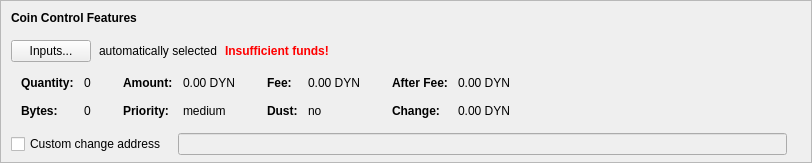
    <widget class="QFrame" name="frameCoinControl">
     <property name="sizePolicy">
      <sizepolicy hsizetype="Expanding" vsizetype="Expanding">
       <horstretch>0</horstretch>
       <verstretch>0</verstretch>
      </sizepolicy>
     </property>
     <property name="maximumSize">
      <size>
       <width>16777215</width>
       <height>16777215</height>
      </size>
     </property>
     <property name="frameShape">
      <enum>QFrame::StyledPanel</enum>
     </property>
     <property name="frameShadow">
      <enum>QFrame::Sunken</enum>
     </property>
     <layout class="QVBoxLayout" name="verticalLayoutCoinControl2">
      <property name="spacing">
       <number>0</number>
      </property>
      <property name="leftMargin">
       <number>0</number>
      </property>
      <property name="topMargin">
       <number>0</number>
      </property>
      <property name="rightMargin">
       <number>0</number>
      </property>
      <property name="bottomMargin">
       <number>6</number>
      </property>
      <item>
       <layout class="QVBoxLayout" name="verticalLayoutCoinControl" stretch="0,0,0,0,1">
        <property name="spacing">
         <number>0</number>
        </property>
        <property name="leftMargin">
         <number>10</number>
        </property>
        <property name="topMargin">
         <number>10</number>
        </property>
        <item>
         <layout class="QHBoxLayout" name="horizontalLayoutCoinControl1">
          <property name="bottomMargin">
           <number>15</number>
          </property>
          <item>
           <widget class="QLabel" name="labelCoinControlFeatures">
            <property name="sizePolicy">
             <sizepolicy hsizetype="Preferred" vsizetype="Maximum">
              <horstretch>0</horstretch>
              <verstretch>0</verstretch>
             </sizepolicy>
            </property>
            <property name="font">
             <font>
              <weight>75</weight>
              <bold>true</bold>
             </font>
            </property>
            <property name="styleSheet">
             <string notr="true">font-weight:bold;</string>
            </property>
            <property name="text">
             <string>Coin Control Features</string>
            </property>
           </widget>
          </item>
         </layout>
        </item>
        <item>
         <layout class="QHBoxLayout" name="horizontalLayoutCoinControl2" stretch="0,0,0,0">
          <property name="spacing">
           <number>8</number>
          </property>
          <property name="bottomMargin">
           <number>10</number>
          </property>
          <item>
           <widget class="QPushButton" name="pushButtonCoinControl">
            <property name="styleSheet">
             <string notr="true"/>
            </property>
            <property name="text">
             <string>Inputs...</string>
            </property>
            <property name="autoDefault">
             <bool>false</bool>
            </property>
           </widget>
          </item>
          <item>
           <widget class="QLabel" name="labelCoinControlAutomaticallySelected">
            <property name="text">
             <string>automatically selected</string>
            </property>
            <property name="margin">
             <number>5</number>
            </property>
           </widget>
          </item>
          <item>
           <widget class="QLabel" name="labelCoinControlInsuffFunds">
            <property name="font">
             <font>
              <weight>75</weight>
              <bold>true</bold>
             </font>
            </property>
            <property name="styleSheet">
             <string notr="true">color:red;font-weight:bold;</string>
            </property>
            <property name="text">
             <string>Insufficient funds!</string>
            </property>
            <property name="margin">
             <number>5</number>
            </property>
           </widget>
          </item>
          <item>
           <spacer name="horizontalSpacerCoinControl">
            <property name="orientation">
             <enum>Qt::Horizontal</enum>
            </property>
            <property name="sizeHint" stdset="0">
             <size>
              <width>40</width>
              <height>1</height>
             </size>
            </property>
           </spacer>
          </item>
         </layout>
        </item>
        <item>
         <widget class="QWidget" name="widgetCoinControl" native="true">
          <property name="sizePolicy">
           <sizepolicy hsizetype="Preferred" vsizetype="Preferred">
            <horstretch>0</horstretch>
            <verstretch>0</verstretch>
           </sizepolicy>
          </property>
          <property name="minimumSize">
           <size>
            <width>0</width>
            <height>0</height>
           </size>
          </property>
          <property name="styleSheet">
           <string notr="true"/>
          </property>
          <layout class="QHBoxLayout" name="horizontalLayoutCoinControl5">
           <property name="leftMargin">
            <number>0</number>
           </property>
           <property name="topMargin">
            <number>0</number>
           </property>
           <property name="rightMargin">
            <number>0</number>
           </property>
           <property name="bottomMargin">
            <number>0</number>
           </property>
           <item>
            <layout class="QHBoxLayout" name="horizontalLayoutCoinControl3" stretch="0,0,0,1">
             <property name="spacing">
              <number>20</number>
             </property>
             <property name="topMargin">
              <number>0</number>
             </property>
             <property name="bottomMargin">
              <number>10</number>
             </property>
             <item>
              <layout class="QFormLayout" name="formLayoutCoinControl1">
               <property name="horizontalSpacing">
                <number>10</number>
               </property>
               <property name="verticalSpacing">
                <number>14</number>
               </property>
               <property name="leftMargin">
                <number>10</number>
               </property>
               <property name="topMargin">
                <number>4</number>
               </property>
               <property name="rightMargin">
                <number>6</number>
               </property>
               <item row="0" column="0">
                <widget class="QLabel" name="labelCoinControlQuantityText">
                 <property name="font">
                  <font>
                   <weight>75</weight>
                   <bold>true</bold>
                  </font>
                 </property>
                 <property name="text">
                  <string>Quantity:</string>
                 </property>
                 <property name="margin">
                  <number>0</number>
                 </property>
                </widget>
               </item>
               <item row="0" column="1">
                <widget class="QLabel" name="labelCoinControlQuantity">
                 <property name="cursor">
                  <cursorShape>IBeamCursor</cursorShape>
                 </property>
                 <property name="contextMenuPolicy">
                  <enum>Qt::ActionsContextMenu</enum>
                 </property>
                 <property name="text">
                  <string notr="true">0</string>
                 </property>
                 <property name="margin">
                  <number>0</number>
                 </property>
                 <property name="textInteractionFlags">
                  <set>Qt::LinksAccessibleByMouse|Qt::TextSelectableByKeyboard|Qt::TextSelectableByMouse</set>
                 </property>
                </widget>
               </item>
               <item row="1" column="0">
                <widget class="QLabel" name="labelCoinControlBytesText">
                 <property name="font">
                  <font>
                   <weight>75</weight>
                   <bold>true</bold>
                  </font>
                 </property>
                 <property name="text">
                  <string>Bytes:</string>
                 </property>
                </widget>
               </item>
               <item row="1" column="1">
                <widget class="QLabel" name="labelCoinControlBytes">
                 <property name="cursor">
                  <cursorShape>IBeamCursor</cursorShape>
                 </property>
                 <property name="contextMenuPolicy">
                  <enum>Qt::ActionsContextMenu</enum>
                 </property>
                 <property name="text">
                  <string notr="true">0</string>
                 </property>
                 <property name="textInteractionFlags">
                  <set>Qt::LinksAccessibleByMouse|Qt::TextSelectableByKeyboard|Qt::TextSelectableByMouse</set>
                 </property>
                </widget>
               </item>
              </layout>
             </item>
             <item>
              <layout class="QFormLayout" name="formLayoutCoinControl2">
               <property name="horizontalSpacing">
                <number>10</number>
               </property>
               <property name="verticalSpacing">
                <number>14</number>
               </property>
               <property name="leftMargin">
                <number>6</number>
               </property>
               <property name="topMargin">
                <number>4</number>
               </property>
               <property name="rightMargin">
                <number>6</number>
               </property>
               <item row="0" column="0">
                <widget class="QLabel" name="labelCoinControlAmountText">
                 <property name="font">
                  <font>
                   <weight>75</weight>
                   <bold>true</bold>
                  </font>
                 </property>
                 <property name="text">
                  <string>Amount:</string>
                 </property>
                 <property name="margin">
                  <number>0</number>
                 </property>
                </widget>
               </item>
               <item row="0" column="1">
                <widget class="QLabel" name="labelCoinControlAmount">
                 <property name="cursor">
                  <cursorShape>IBeamCursor</cursorShape>
                 </property>
                 <property name="contextMenuPolicy">
                  <enum>Qt::ActionsContextMenu</enum>
                 </property>
                 <property name="text">
                  <string notr="true">0.00 DYN</string>
                 </property>
                 <property name="textInteractionFlags">
                  <set>Qt::LinksAccessibleByMouse|Qt::TextSelectableByKeyboard|Qt::TextSelectableByMouse</set>
                 </property>
                </widget>
               </item>
               <item row="1" column="0">
                <widget class="QLabel" name="labelCoinControlPriorityText">
                 <property name="font">
                  <font>
                   <weight>75</weight>
                   <bold>true</bold>
                  </font>
                 </property>
                 <property name="text">
                  <string>Priority:</string>
                 </property>
                </widget>
               </item>
               <item row="1" column="1">
                <widget class="QLabel" name="labelCoinControlPriority">
                 <property name="cursor">
                  <cursorShape>IBeamCursor</cursorShape>
                 </property>
                 <property name="contextMenuPolicy">
                  <enum>Qt::ActionsContextMenu</enum>
                 </property>
                 <property name="text">
                  <string>medium</string>
                 </property>
                 <property name="textInteractionFlags">
                  <set>Qt::LinksAccessibleByMouse|Qt::TextSelectableByKeyboard|Qt::TextSelectableByMouse</set>
                 </property>
                </widget>
               </item>
              </layout>
             </item>
             <item>
              <layout class="QFormLayout" name="formLayoutCoinControl3">
               <property name="horizontalSpacing">
                <number>10</number>
               </property>
               <property name="verticalSpacing">
                <number>14</number>
               </property>
               <property name="leftMargin">
                <number>6</number>
               </property>
               <property name="topMargin">
                <number>4</number>
               </property>
               <property name="rightMargin">
                <number>6</number>
               </property>
               <item row="0" column="0">
                <widget class="QLabel" name="labelCoinControlFeeText">
                 <property name="font">
                  <font>
                   <weight>75</weight>
                   <bold>true</bold>
                  </font>
                 </property>
                 <property name="text">
                  <string>Fee:</string>
                 </property>
                 <property name="margin">
                  <number>0</number>
                 </property>
                </widget>
               </item>
               <item row="0" column="1">
                <widget class="QLabel" name="labelCoinControlFee">
                 <property name="cursor">
                  <cursorShape>IBeamCursor</cursorShape>
                 </property>
                 <property name="contextMenuPolicy">
                  <enum>Qt::ActionsContextMenu</enum>
                 </property>
                 <property name="text">
                  <string notr="true">0.00 DYN</string>
                 </property>
                 <property name="textInteractionFlags">
                  <set>Qt::LinksAccessibleByMouse|Qt::TextSelectableByKeyboard|Qt::TextSelectableByMouse</set>
                 </property>
                </widget>
               </item>
               <item row="1" column="0">
                <widget class="QLabel" name="labelCoinControlLowOutputText">
                 <property name="font">
                  <font>
                   <weight>75</weight>
                   <bold>true</bold>
                  </font>
                 </property>
                 <property name="text">
                  <string>Dust:</string>
                 </property>
                </widget>
               </item>
               <item row="1" column="1">
                <widget class="QLabel" name="labelCoinControlLowOutput">
                 <property name="cursor">
                  <cursorShape>IBeamCursor</cursorShape>
                 </property>
                 <property name="contextMenuPolicy">
                  <enum>Qt::ActionsContextMenu</enum>
                 </property>
                 <property name="text">
                  <string>no</string>
                 </property>
                 <property name="textInteractionFlags">
                  <set>Qt::LinksAccessibleByMouse|Qt::TextSelectableByKeyboard|Qt::TextSelectableByMouse</set>
                 </property>
                </widget>
               </item>
              </layout>
             </item>
             <item>
              <layout class="QFormLayout" name="formLayoutCoinControl4">
               <property name="horizontalSpacing">
                <number>10</number>
               </property>
               <property name="verticalSpacing">
                <number>14</number>
               </property>
               <property name="leftMargin">
                <number>6</number>
               </property>
               <property name="topMargin">
                <number>4</number>
               </property>
               <property name="rightMargin">
                <number>6</number>
               </property>
               <item row="0" column="0">
                <widget class="QLabel" name="labelCoinControlAfterFeeText">
                 <property name="font">
                  <font>
                   <weight>75</weight>
                   <bold>true</bold>
                  </font>
                 </property>
                 <property name="text">
                  <string>After Fee:</string>
                 </property>
                 <property name="margin">
                  <number>0</number>
                 </property>
                </widget>
               </item>
               <item row="0" column="1">
                <widget class="QLabel" name="labelCoinControlAfterFee">
                 <property name="cursor">
                  <cursorShape>IBeamCursor</cursorShape>
                 </property>
                 <property name="contextMenuPolicy">
                  <enum>Qt::ActionsContextMenu</enum>
                 </property>
                 <property name="text">
                  <string notr="true">0.00 DYN</string>
                 </property>
                 <property name="textInteractionFlags">
                  <set>Qt::LinksAccessibleByMouse|Qt::TextSelectableByKeyboard|Qt::TextSelectableByMouse</set>
                 </property>
                </widget>
               </item>
               <item row="1" column="0">
                <widget class="QLabel" name="labelCoinControlChangeText">
                 <property name="font">
                  <font>
                   <weight>75</weight>
                   <bold>true</bold>
                  </font>
                 </property>
                 <property name="text">
                  <string>Change:</string>
                 </property>
                </widget>
               </item>
               <item row="1" column="1">
                <widget class="QLabel" name="labelCoinControlChange">
                 <property name="cursor">
                  <cursorShape>IBeamCursor</cursorShape>
                 </property>
                 <property name="contextMenuPolicy">
                  <enum>Qt::ActionsContextMenu</enum>
                 </property>
                 <property name="text">
                  <string notr="true">0.00 DYN</string>
                 </property>
                 <property name="textInteractionFlags">
                  <set>Qt::LinksAccessibleByMouse|Qt::TextSelectableByKeyboard|Qt::TextSelectableByMouse</set>
                 </property>
                </widget>
               </item>
              </layout>
             </item>
            </layout>
           </item>
          </layout>
         </widget>
        </item>
        <item>
         <layout class="QHBoxLayout" name="horizontalLayoutCoinControl4" stretch="0,0,0">
          <property name="spacing">
           <number>12</number>
          </property>
          <property name="sizeConstraint">
           <enum>QLayout::SetDefaultConstraint</enum>
          </property>
          <property name="topMargin">
           <number>5</number>
          </property>
          <property name="rightMargin">
           <number>5</number>
          </property>
          <item>
           <widget class="QCheckBox" name="checkBoxCoinControlChange">
            <property name="toolTip">
             <string>If this is activated, but the change address is empty or invalid, change will be sent to a newly generated address.</string>
            </property>
            <property name="text">
             <string>Custom change address</string>
            </property>
           </widget>
          </item>
          <item>
           <widget class="QValidatedLineEdit" name="lineEditCoinControlChange">
            <property name="enabled">
             <bool>false</bool>
            </property>
            <property name="sizePolicy">
             <sizepolicy hsizetype="Expanding" vsizetype="Fixed">
              <horstretch>0</horstretch>
              <verstretch>0</verstretch>
             </sizepolicy>
            </property>
           </widget>
          </item>
          <item>
           <widget class="QLabel" name="labelCoinControlChangeLabel">
            <property name="sizePolicy">
             <sizepolicy hsizetype="Preferred" vsizetype="Expanding">
              <horstretch>0</horstretch>
              <verstretch>0</verstretch>
             </sizepolicy>
            </property>
            <property name="minimumSize">
             <size>
              <width>0</width>
              <height>0</height>
             </size>
            </property>
            <property name="text">
             <string/>
            </property>
            <property name="margin">
             <number>3</number>
            </property>
           </widget>
          </item>
         </layout>
        </item>
        <item>
         <spacer name="verticalSpacerCoinControl">
          <property name="orientation">
           <enum>Qt::Vertical</enum>
          </property>
          <property name="sizeHint" stdset="0">
           <size>
            <width>800</width>
            <height>1</height>
           </size>
          </property>
         </spacer>
        </item>
       </layout>
      </item>
     </layout>
    </widget>
